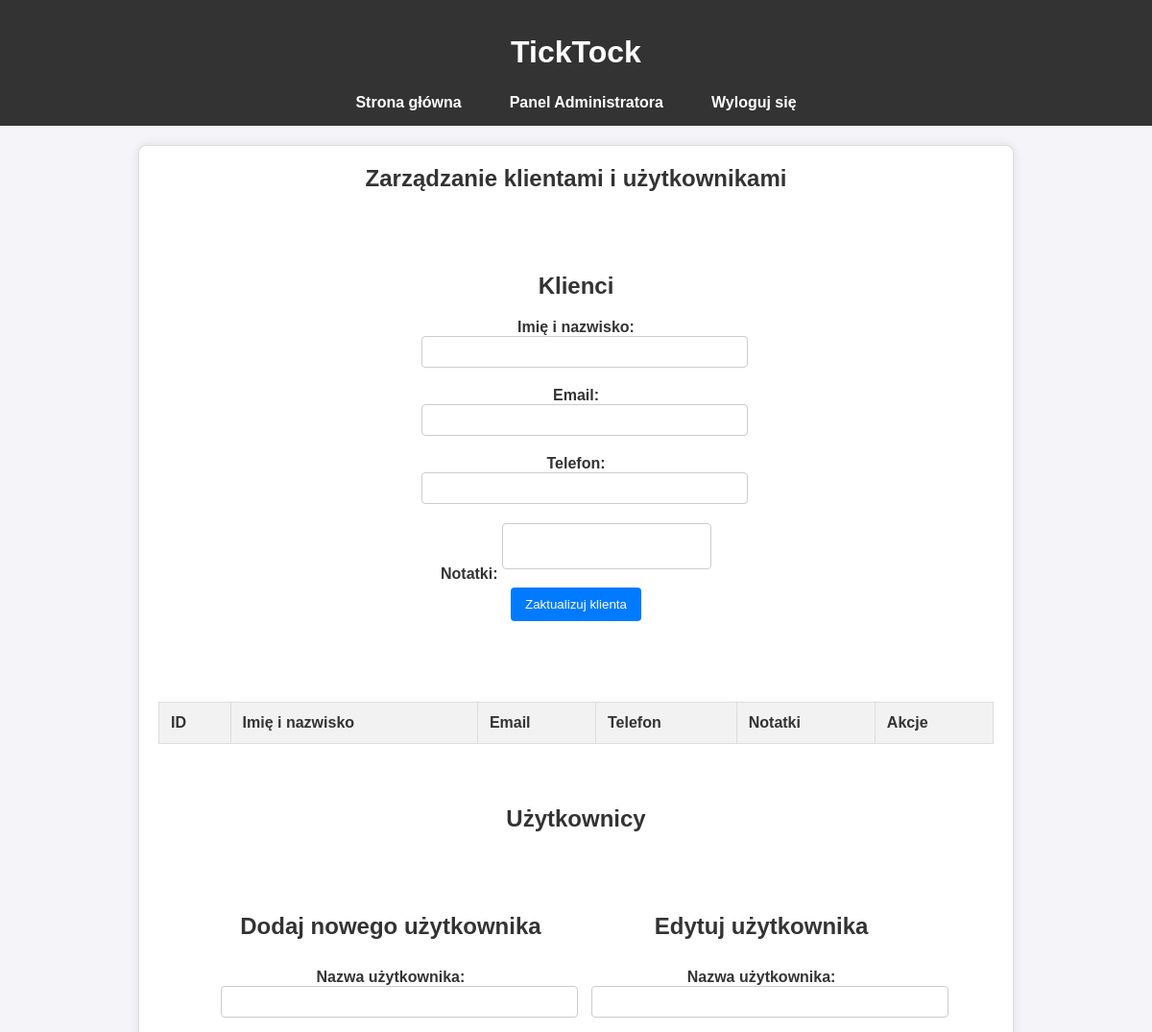
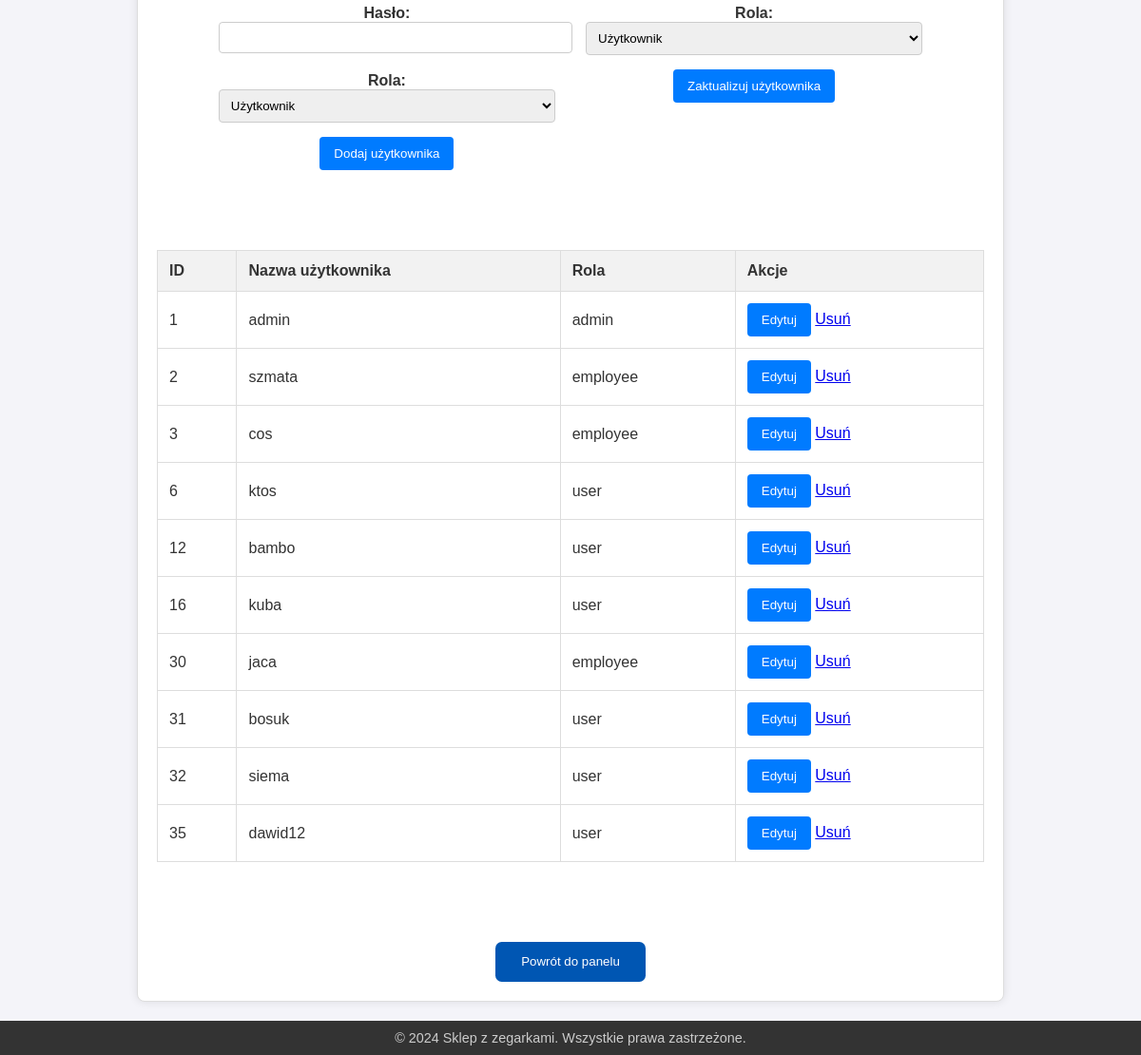
Screenshot of /admin_customers.php (signed in) with the database file from the repository (2 pictures, top to bottom).
### tables this page shows
CREATE TABLE `users` (
  `id` int(11) NOT NULL,
  `username` varchar(50) NOT NULL,
  `password` varchar(255) NOT NULL,
  `role` enum('user','admin','employee') DEFAULT 'user'
);

### admin_customers.php (the view, shortened to what this page needs)
<?php
require 'header.php';
$users = $pdo->query("SELECT * FROM users")->fetchAll(PDO::FETCH_ASSOC);
?>
<!DOCTYPE html>
<html lang="pl">
<head>
    <link rel="stylesheet" href="styles.css">
</head>
<body>
<section>
    <h2>Zarządzanie klientami i użytkownikami</h2>
    <div>
        <h2>Klienci</h2>
        <form method="POST" id="customer-form">
            <label>Imię i nazwisko:
                <input type="text" name="name" id="customer-name" required>
            </label>
            <label>Email:
                <input type="email" name="email" id="customer-email" required>
            </label>
            <label>Telefon:
                <input type="text" name="phone" id="customer-phone">
            </label>
            <label>Notatki:
                <textarea style="width: 200px; height: 30px; resize: none;" name="notes" id="customer-notes"></textarea>
            </label>
            <button type="submit" name="customer-edit" id="form-submit">Zaktualizuj klienta</button>
        </form>
    </div>
    <table style="margin-top:20px;" border="1">
        <tr>
            <th>ID</th>
            <th>Imię i nazwisko</th>
            <th>Email</th>
            <th>Telefon</th>
            <th>Notatki</th>
            <th>Akcje</th>
        </tr>
    </table>
    <h2>Użytkownicy</h2>
    <div class="row" style="gap: 2em;">
        <div class="col">
            <h2>Dodaj nowego użytkownika</h2>
            <form method="POST" id="user-create-form">
                <label>Nazwa użytkownika:
                    <input type="text" name="username" required>
                </label>
                <label>Hasło:
                    <input type="password" name="password" required>
                </label>
                <label>Rola:
                    <select name="role" required>
                        <option value="user">Użytkownik</option>
                    </select>
                </label>
                <button type="submit" name="user-create">Dodaj użytkownika</button>
            </form>
        </div>
        <div class="col">
            <h2>Edytuj użytkownika</h2>
            <form method="POST" id="user-edit-form">
                <label>Nazwa użytkownika:
                    <input type="text" name="username" id="user-username" required>
                </label>
                <label>Rola:
                    <select name="role" id="user-role">
                        <option value="user">Użytkownik</option>
                    </select>
                </label>
                <button type="submit" name="user-edit" id="user-submit">Zaktualizuj użytkownika</button>
            </form>
        </div>
    </div>
    <table border="1">
        <tr>
            <th>ID</th>
            <th>Nazwa użytkownika</th>
            <th>Rola</th>
            <th>Akcje</th>
        </tr>
        <?php foreach ($users as $user): ?>
        <tr>
            <td><?= $user['id'] ?></td>
            <td><?= htmlspecialchars($user['username']) ?></td>
            <td><?= htmlspecialchars($user['role']) ?></td>
            <td>
                <button onclick="editUser(<?= $user['id'] ?>, '<?= htmlspecialchars($user['username'], ENT_QUOTES) ?>', '<?= htmlspecialchars($user['role'], ENT_QUOTES) ?>')">Edytuj</button>
                <a href="?delete_user=<?= $user['id'] ?>" onclick="return confirm('Czy na pewno chcesz usunąć tego użytkownika?');">Usuń</a>
            </td>
        </tr>
        <?php endforeach; ?>
    </table>
        <a href="admin_panel.php"><button style="margin-top: 20px;" class="nav-btn">Powrót do panelu</button></a>
    </section>
</body>
</html>
<?php require 'footer.php'; ?>

### styles.css (style rules this page uses)
body { font-family: 'Arial', sans-serif; margin: 0; padding: 0; background-color: #f4f4f9; color: #333; display: flex; flex-direction: column; min-height: 100vh; }
.nav-btn { background-color: #0056b3; color: white; padding: 1em 2em; border-radius: 0.5em; }
section { width: 75%; margin: 0 auto; text-align: center; display: flex; flex-direction: column; align-items: center; justify-content: center; background: #fff; padding: 15px; border: 1px solid #ddd; border-radius: 5px; box-shadow: 0 2px 5px rgba(0, 0, 0, 0.1); }
section h2 { margin-top: 0; font-size: 1.5em; color: #333; }
table { width: 100%; border-collapse: collapse; }
th, td { padding: 8px; text-align: left; border: 1px solid #ddd; }
td:nth-child(3) { max-width: 300px; overflow: hidden; text-overflow: ellipsis; white-space: nowrap; }

### admin_customers.php (style rules this page uses)
section { background: #fff; padding: 20px; border-radius: 8px; box-shadow: 0 0 10px rgba(0, 0, 0, 0.1); display: flex; gap: 4em; }
h2 { font-size: 32px; color: #333; }
label { display: block; margin: 10px 0 5px; font-weight: bold; }
input, select, textarea { width: 100%; padding: 8px; margin-bottom: 10px; border: 1px solid #ccc; border-radius: 4px; }
button { background-color: #007bff; color: white; padding: 10px 15px; border: none; border-radius: 4px; cursor: pointer; }
table { width: 100%; border-collapse: collapse; margin-top: 20px; }
table, th, td { border: 1px solid #ddd; }
th, td { padding: 12px; text-align: left; }
th { background-color: #f2f2f2; }
.col { display: flex; flex-direction: column; }
.row { display: flex; flex-direction: row; }

### rows the page displays
users: id "1", username "admin", role "admin"
users: id "2", username "szmata", role "employee"
users: id "3", username "cos", role "employee"
users: id "6", username "ktos", role "user"
users: id "12", username "bambo", role "user"
users: id "16", username "kuba", role "user"
users: id "30", username "jaca", role "employee"
users: id "31", username "bosuk", role "user"
users: id "32", username "siema", role "user"
users: id "35", username "dawid12", role "user"
